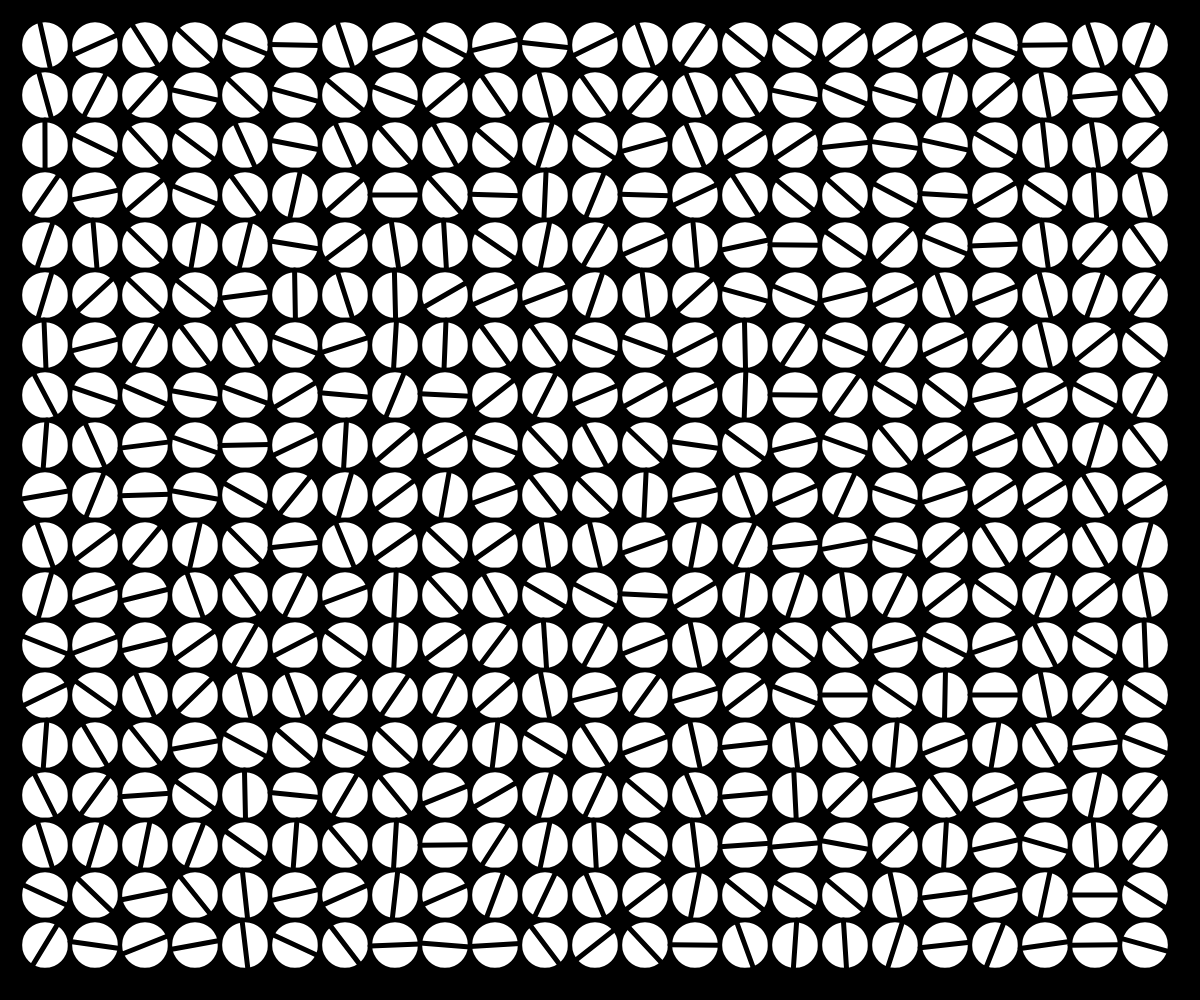
Frame 1 (no input)
Frame 60 (no input): identical to frame 1, image omitted
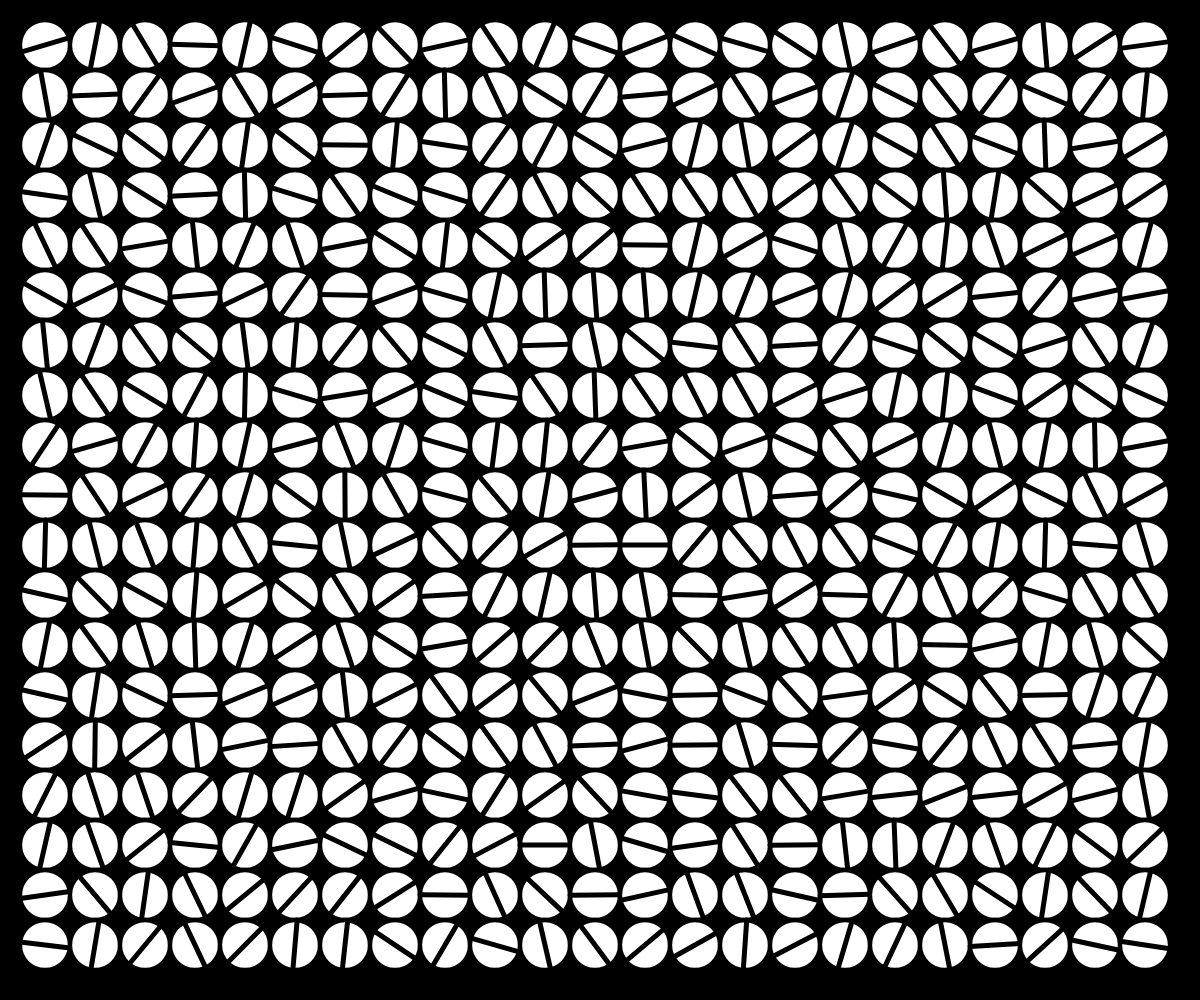
Frame 120 (the mouse pressed at the canvas centre since frame 60)

The p5.js sketch that drew these frames (run headless with seeded random() and noise() and a simulated clock; from frame 60 on, the mouse is pressed at the canvas centre):

// p5.js sketch
// ── sketch.js
let diameter = 50; // Imposta un diametro fisso per i cerchi. Questo valore determina quanto sono grandi i cerchi che verranno disegnati.
let padding = 20; // Imposta il padding.
let angles = []; // Inizializza un array vuoto che verrà utilizzato per memorizzare angoli casuali per ciascun cerchio.

function setup() {
  createCanvas(windowWidth, windowHeight); // Crea un canvas che si adatta alla larghezza e all'altezza della finestra del browser.
  initializeAngles(); // Chiama la funzione per inizializzare gli angoli casuali per ogni cerchio.
}

function draw() {
  background(0); // Imposta il colore di sfondo del canvas nero.

  // Calcola il numero di colonne e righe di cerchi che possono essere disegnati sul canvas,
  // sottraendo il padding dal totale della larghezza e dell'altezza e dividendo per il diametro dei cerchi.
  let cols = floor((width - padding * 2) / diameter); // floor() arrotonda per difetto al numero intero più vicino.
  let rows = floor((height - padding * 2) / diameter); // Il numero di righe è calcolato allo stesso modo.

  // Se l'array angles non ha le stesse dimensioni, chiama initializeAngles() per rinizializzarlo.
  if (angles.length !== cols || angles[0].length !== rows) {
    initializeAngles(); // Rinizializza gli angoli se le dimensioni non corrispondono a quelle previste.
  }

  // Ciclo per disegnare i cerchi, ripetendo su ogni colonna e riga.
  for (let i = 0; i < cols; i++) {
    for (let j = 0; j < rows; j++) {
      // Calcola le coordinate x e y per il posizionamento dei cerchi,
      // tenendo conto del padding e posizionando i cerchi al centro.
      let x = i * diameter + padding + diameter / 2; // La posizione x è calcolata in base all'indice della colonna.
      let y = j * diameter + padding + diameter / 2; // La posizione y è calcolata in base all'indice della riga.
      drawHalfCircle(x, y, diameter, angles[i][j]); // Disegna un cerchio con le coordinate calcolate e l'angolo associato.
    }
  }
}

// Funzione per disegnare un cerchio e una linea diagonale al suo interno
function drawHalfCircle(x, y, d, angle) {
  fill(255); // Imposta il bianco come colore di riempimento del cerchio.
  strokeWeight(4.3); // Imposta il peso della linea per il contorno del cerchio.
  ellipse(x, y, d); // Disegna un cerchio centrato nelle coordinate (x, y) con diametro d.
  
  stroke(0); // Imposta il colore del contorno a nero.
  
  // Calcola le posizioni dei punti finali della linea diagonale.
  let x1 = x + cos(angle) * d / 2; // La posizione x1 è calcolata utilizzando il coseno dell'angolo.
  let y1 = y + sin(angle) * d / 2; // La posizione y1 è calcolata utilizzando il seno dell'angolo.
  let x2 = x + cos(angle + PI) * d / 2; // La posizione x2 è calcolata utilizzando l'angolo opposto.
  let y2 = y + sin(angle + PI) * d / 2; // La posizione y2 è calcolata utilizzando l'angolo opposto.
  
  strokeWeight(5); // Imposta un peso maggio per la linea diagonale.
  line(x1, y1, x2, y2); // Disegna la linea diagonale tra i punti (x1, y1) e (x2, y2).
}

// Funzione per inizializzare gli angoli casuali per ogni cerchio.
function initializeAngles() {
  angles = []; // Inizializza l'array degli angoli come un array vuoto.
  
  // Ricalcola il numero di colonne e righe in base alle dimensioni attuali del canvas.
  let cols = floor((width - padding * 2) / diameter); // Calcola il numero di colonne.
  let rows = floor((height - padding * 2) / diameter); // Calcola il numero di righe.

  // Ciclo per riempire l'array angles con angoli casuali.
  for (let i = 0; i < cols; i++) {
    angles[i] = []; // Inizializza un nuovo array per ogni colonna.
    for (let j = 0; j < rows; j++) {
      angles[i][j] = random(TWO_PI); // Genera un angolo casuale tra 0 e 2π e lo assegna all'angolo del cerchio (i, j).
    }
  }
}

// Funzione chiamata quando si fa clic con il mouse.
function mousePressed() {
  initializeAngles(); // Rigenera angoli random per i cerchi al click.
  redraw(); // Ridisegna il canvas per mostrare i nuovi angoli.
}

// Funzione chiamata quando la finestra viene ridimensionata.
function windowResized() {
  resizeCanvas(windowWidth, windowHeight); // Ridesigna il canvas per adattarlo alla nuova dimensione della finestra.
  initializeAngles(); // Rigenera gli angoli casuali dopo il ridimensionamento.
  redraw(); // Ridisegna il canvas per riflettere le nuove dimensioni e angoli.
}
